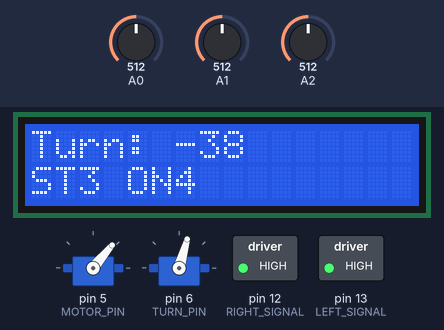
The sketch below on a simulated Arduino Uno, built with avr-gcc and run on an emulated ATmega328P. Shown: 16×2 character LCD, 2 × servo, switched loads named in the sketch (green lamp = pin HIGH). Dashed ring = blinking. The inputs (shaded band) are chosen by the test bench; at power-on: A1 = 512, A0 = 512, A2 = 512.

Above: at 1.2 s.
1.3 s: A1 set to 605
2.9 s: A1 set to 622
At 3.7 s:
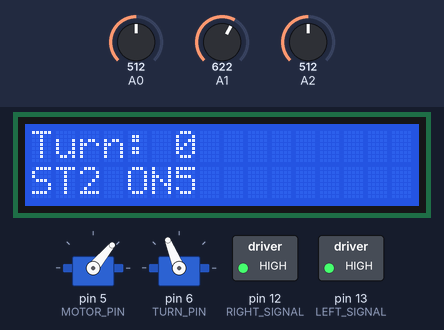
4.4 s: A0 set to 523
At 4.6 s:
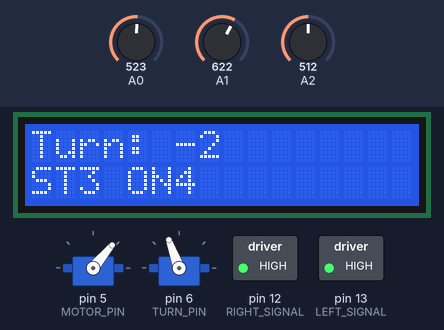
7.4 s: A2 set to 533
At 8.2 s:
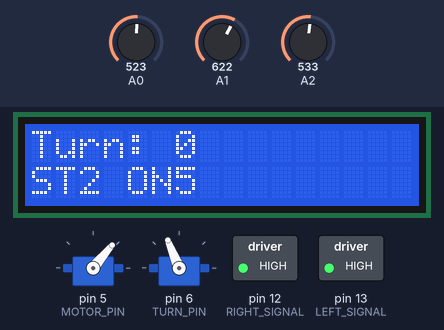
8.9 s: A0 set to 511
At 9.1 s:
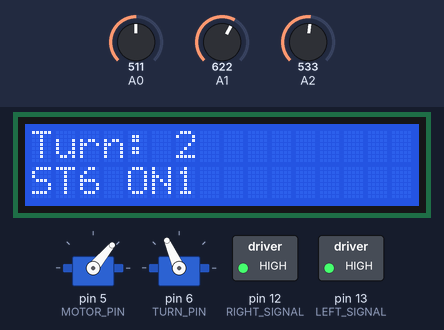
11.9 s: A2 set to 716
At 12.42 s:
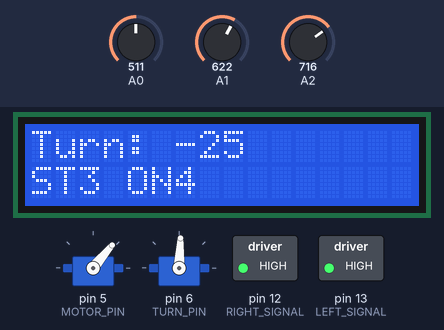
Timing chart, 0 to 15.4 s (numbered marks = the images above; inputs shaded):
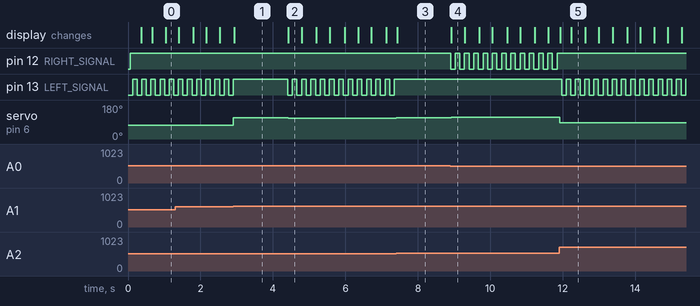

Measured:
- the behaviour switches between 613 and 614 on A1 (found by bisection; images 0 and 1)
- the behaviour switches between 514 and 515 on A0 (found by bisection; images 1 and 2)
- the behaviour switches between 522 and 523 on A2 (found by bisection; images 2 and 3)
- after the input at 2.9 s, pin 13 (LEFT_SIGNAL): goes on until 2.9 s, then stays HIGH; servo on pin 6 (TURN_PIN): 74° → 112° at once
- after the input at 4.4 s, pin 13 (LEFT_SIGNAL): alternates HIGH for 0.13 s and LOW for 0.13 s, starting at once; servo on pin 6 (TURN_PIN): 112° → 110° at once; the display: changes at once (image 2)
- after the input at 7.4 s, pin 13 (LEFT_SIGNAL): stops changing and stays HIGH; servo on pin 6 (TURN_PIN): 110° → 112° at once
- after the input at 8.9 s, pin 12 (RIGHT_SIGNAL): alternates HIGH for 0.13 s and LOW for 0.13 s, starting at once; servo on pin 6 (TURN_PIN): 112° → 114° at once; the display: changes at once (image 4)
- after the input at 11.9 s, pin 12 (RIGHT_SIGNAL): stops changing and stays HIGH; pin 13 (LEFT_SIGNAL): alternates HIGH for 0.13 s and LOW for 0.13 s, starting after 0.07 s; servo on pin 6 (TURN_PIN): 114° → 87° at once; the display: first changes at once (image 5 shows a later state)

The sketch:

Self_Driving_Lego.ino
```cpp
#include <Servo.h>
#include <LiquidCrystal.h>

#define TURN_PIN      6
#define MOTOR_PIN     5
#define LEFT_SIGNAL   13
#define RIGHT_SIGNAL  12

#define LEFT_ON       0x1
#define BRAKE_ON      0x2
#define RIGHT_ON      0x4

#define LCD_RS        11
#define LCD_EN        10
#define LCD_D4        7
#define LCD_D5        4
#define LCD_D6        3
#define LCD_D7        2
#define LCD_V0        8

#define DAMPENING     .96
#define BLINK_RATE    125
#define CENTER        112

unsigned char lights_on = 0x00;
unsigned char lights_status = 0x00;
unsigned long blinkMark = 0;

Servo drive;
Servo turn;

LiquidCrystal lcd(LCD_RS, LCD_EN, LCD_D4, LCD_D5, LCD_D6, LCD_D7);

void setup() {

  lcd.begin(16, 2);
  pinMode(LEFT_SIGNAL, OUTPUT);
  pinMode(RIGHT_SIGNAL, OUTPUT);
  pinMode(LCD_V0, OUTPUT);

  drive.attach(MOTOR_PIN);
  turn.attach(TURN_PIN);

  digitalWrite(LEFT_SIGNAL, LOW);
  digitalWrite(RIGHT_SIGNAL, LOW);
  digitalWrite(LCD_V0, LOW);

  drive.write(50);
  turn.write(CENTER);
}

void loop() {

  float leftDistance = (float)analogRead(A2) * (5.0 / 1023.0);
  float centerDistance = (float)analogRead(A1) * (5.0 / 1023.0);
  float rightDistance = (float)analogRead(A0) * (5.0 / 1023.0);

  BrakeLightControl(leftDistance, centerDistance, rightDistance);
  DecideOnTurn(leftDistance, centerDistance, rightDistance);
  SetSpeed(leftDistance, centerDistance, rightDistance);

  lcd.setCursor(0, 1);
  lcd.print("ST");
  lcd.print(lights_status, HEX);
  lcd.print(" ON");
  lcd.print(lights_on, HEX);
}

void BrakeLightControl(long left, long center, long right)
{
  if((lights_status & BRAKE_ON) || (lights_status & LEFT_ON))
  {
    if(lights_status & LEFT_ON)
    {
      if((millis() - blinkMark) >= BLINK_RATE)
      {
        if(lights_on & LEFT_ON)
        {
          digitalWrite(LEFT_SIGNAL, LOW);
          lights_on &= (~LEFT_ON);
        }
        else
        {
          digitalWrite(LEFT_SIGNAL, HIGH);
          lights_on |= LEFT_ON;
        }

        blinkMark = millis();
      }
    }
    else
    {
      digitalWrite(LEFT_SIGNAL, HIGH);
      lights_on |= LEFT_ON;
    }
  }

  if((lights_status & BRAKE_ON) || (lights_status & RIGHT_ON))
  {
    if(lights_status & RIGHT_ON)
    {
      if((millis() - blinkMark) >= BLINK_RATE)
      {
        if(lights_on & RIGHT_ON)
        {
          digitalWrite(RIGHT_SIGNAL, LOW);
          lights_on &= (~RIGHT_ON);
        }
        else
        {
          digitalWrite(RIGHT_SIGNAL, HIGH);
          lights_on |= RIGHT_ON;
        }

        blinkMark = millis();
      }
    }
    else
    {
      digitalWrite(RIGHT_SIGNAL, HIGH);
      lights_on |= RIGHT_ON;
    }
  }

  if(lights_status == 0x00)
  {
    digitalWrite(LEFT_SIGNAL, LOW);
    digitalWrite(RIGHT_SIGNAL, LOW);
    lights_on = 0x00;
    blinkMark = 0;
  }
}

void DecideOnTurn(float left, float center, float right)
{
  // Right - 150, Center - 110, Left - 70
  int angleOffset = 0;

  if(center > 1.5 && center <= 3.0)
  {
    center -= 1.5;

    if(left > right)
      angleOffset += (((float)center / 1.5) * 40.0) * 1.5;
    else if(right >= left)
      angleOffset -= (((float)center / 1.5) * 40.0) * 1.5;
  }
  if(left > 1.5 && left <= 3.0)
  {
    left -= 1.5;
    angleOffset += (((float)left / 1.5) * 40.0) * DAMPENING;
  }

  if(right > 1.5 && right <= 3.0)
  {
    right -= 1.5;
    angleOffset -= (((float)right / 1.5) * 40.0) * DAMPENING;
  }

  if(angleOffset >= 38)
    angleOffset = 38;
  else if(angleOffset <= -38)
    angleOffset = -38;

  lcd.setCursor(0, 0);
  lcd.print("Turn:         ");
  lcd.setCursor(6, 0);

  if(angleOffset > 0)
  {
    lights_status |= RIGHT_ON;
    lights_status &= (~LEFT_ON);
  }
  else if(angleOffset < 0)
  {
    lights_status |= LEFT_ON;
    lights_status &= (~RIGHT_ON);
  }
  else
  {
    lights_status &= (~LEFT_ON);
    lights_status &= (~RIGHT_ON);
  }

  lcd.print(angleOffset);

  turn.write(CENTER + angleOffset);

}

void SetSpeed(float left, float center, float right)
{
  float temp = left;

  if(right < temp)
    temp = right;
  if(center < temp)
    temp = center;

  if(center > 2.3)
  {
    drive.write(50);
    lights_status |= BRAKE_ON;
  }
  else if(center >= 1.6)
  {
    drive.write(65);
    lights_status |= BRAKE_ON;
  }
  else if(center < 1.6)
  {
    drive.write(66);
    lights_status &= (~BRAKE_ON);
  }
}
```
